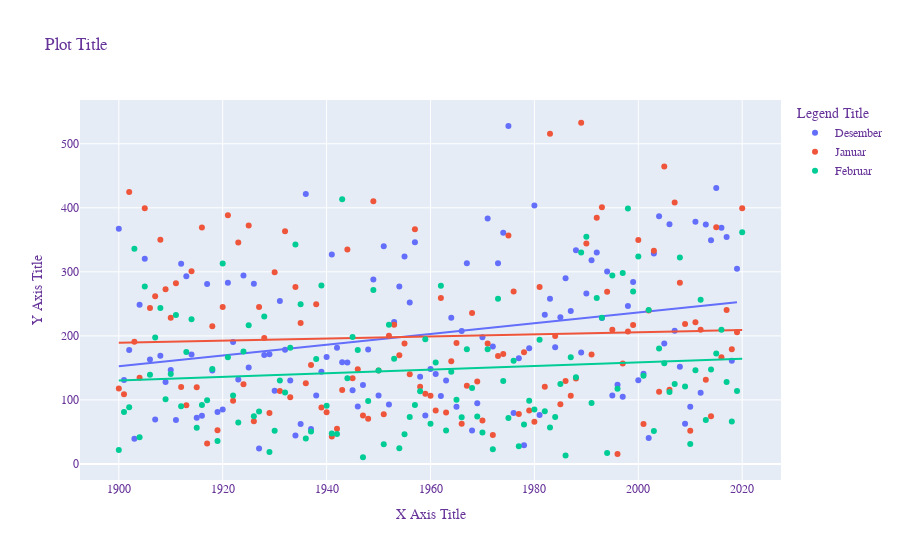

Notebook code for this chart:
### Code cell
fig.update_layout(
        title="Plot Title",
        xaxis_title="X Axis Title",
        yaxis_title="Y Axis Title",
        legend_title="Legend Title",
        font=dict(
            family="Courier New, monospace",
            size=12,
            color="RebeccaPurple"
            )
)
fig.show()
